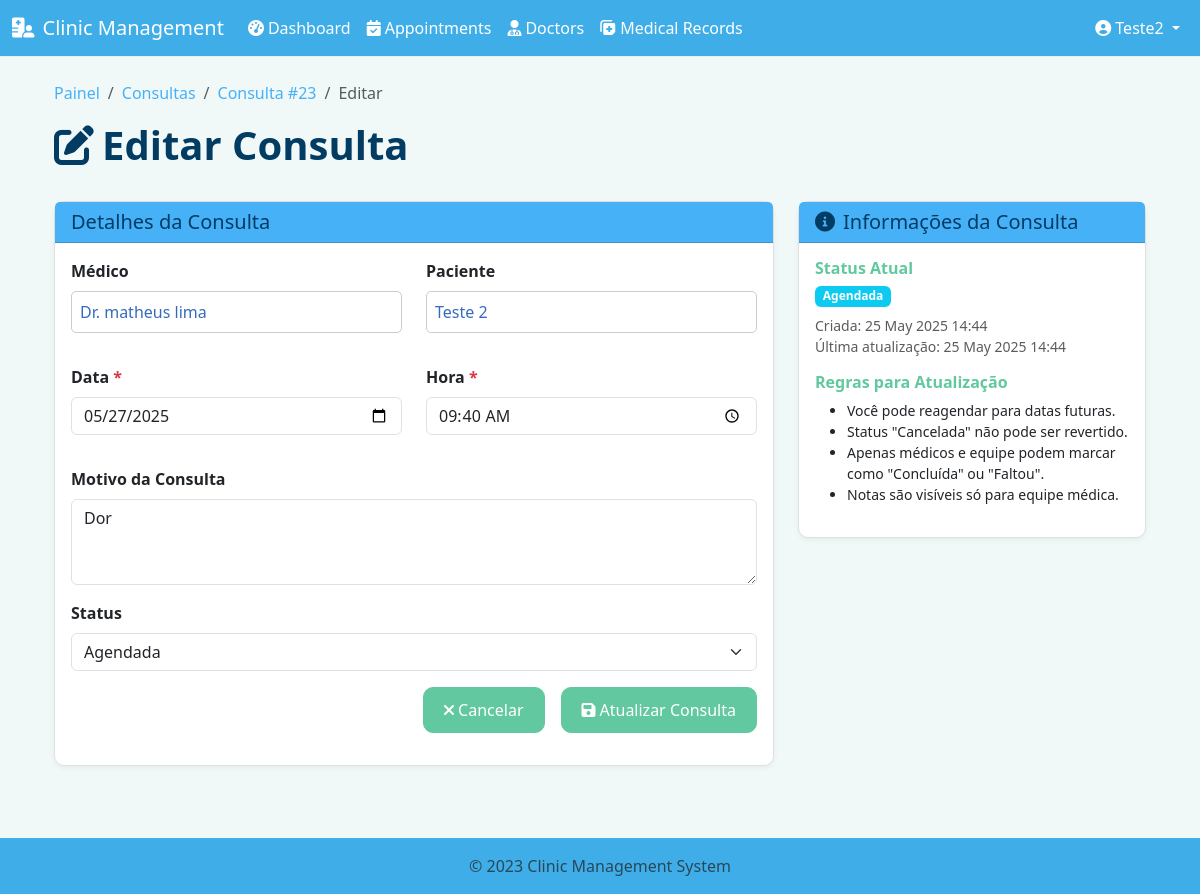
/appointments/23/edit (signed in), run on the app's committed database.
### models.py (models this page shows, shortened)
class User(UserMixin, db.Model):
    id = db.Column(db.Integer, primary_key=True)
    username = db.Column(db.String(64), unique=True, nullable=False)
    email = db.Column(db.String(120), unique=True, nullable=False)
    password_hash = db.Column(db.String(256), nullable=False)
    role = db.Column(db.Enum(UserRole), nullable=False)
    first_name = db.Column(db.String(50))
    last_name = db.Column(db.String(50))
    created_at = db.Column(db.DateTime, default=datetime.utcnow)
    updated_at = db.Column(db.DateTime, default=datetime.utcnow, onupdate=datetime.utcnow)
    doctor_profile = db.relationship('Doctor', backref='user', uselist=False, cascade='all, delete-orphan')
    patient_profile = db.relationship('Patient', backref='user', uselist=False, cascade='all, delete-orphan')

class Appointment(db.Model):
    id = db.Column(db.Integer, primary_key=True)
    patient_id = db.Column(db.Integer, db.ForeignKey('patient.id'), nullable=False)
    doctor_id = db.Column(db.Integer, db.ForeignKey('doctor.id'), nullable=False)
    appointment_date = db.Column(db.Date, nullable=False)
    appointment_time = db.Column(db.Time, nullable=False)
    reason = db.Column(db.Text)
    status = db.Column(db.Enum(AppointmentStatus), default=AppointmentStatus.SCHEDULED)
    notes = db.Column(db.Text)
    created_at = db.Column(db.DateTime, default=datetime.utcnow)
    updated_at = db.Column(db.DateTime, default=datetime.utcnow, onupdate=datetime.utcnow)
    medical_record = db.relationship('MedicalRecord', backref='appointment', uselist=False)

### routes/appointments.py (the view, shortened to what this page needs)
@appointments_bp.route('/<int:id>/edit', methods=['GET', 'POST'])
@login_required
def edit_appointment(id):
    appointment = verify_appointment_access(id)
    doctors = Doctor.query.join(User).all()
    if current_user.role in [UserRole.ADMIN, UserRole.STAFF]:
        patients = Patient.query.join(User).all()
    else:
        patients = None
    status_labels = {
        'scheduled': 'Agendada',
        'completed': 'Concluída',
        'cancelled': 'Cancelada',
        'no_show': 'Faltou'
    }
    return render_template(
        'appointments/edit.html',
        appointment=appointment,
        doctors=doctors,
        patients=patients,
        status_labels=status_labels
    )

### app.py (called while the page is built)
@login_manager.user_loader
def load_user(user_id):
    from models import User
    return User.query.get(int(user_id))

### models.py (called while the page is built)
    @property
    def full_name(self):
        return f"{self.user.first_name} {self.user.last_name}"

    @property
    def full_name(self):
        return f"Dr. {self.user.first_name} {self.user.last_name}"

### routes/appointments.py (called while the page is built)
def verify_appointment_access(appointment_id):
    if not current_user.is_authenticated:
        abort(403)
    appointment = Appointment.query.get_or_404(appointment_id)
    if current_user.role == UserRole.PATIENT and current_user.patient_profile and current_user.patient_profile.id == appointment.patient_id:
        return appointment
    if current_user.role == UserRole.DOCTOR and current_user.doctor_profile and current_user.doctor_profile.id == appointment.doctor_id:
        return appointment
    if current_user.role in [UserRole.ADMIN, UserRole.STAFF]:
        return appointment
    abort(403)

### templates/appointments/edit.html (shortened to what this page needs)
{% extends "layout.html" %}
{% block content %}
<div class="container">
    <div class="row mb-4">
        <div class="col">
            <nav aria-label="breadcrumb">
                <ol class="breadcrumb">
                    <li class="breadcrumb-item"><a href="{{ url_for('auth.dashboard') }}">Painel</a></li>
                    <li class="breadcrumb-item"><a href="{{ url_for('appointments.list_appointments') }}">Consultas</a></li>
                    <li class="breadcrumb-item"><a href="{{ url_for('appointments.view_appointment', id=appointment.id) }}">Consulta #{{ appointment.id }}</a></li>
                    <li class="breadcrumb-item active" aria-current="page">Editar</li>
                </ol>
            </nav>
            <h1><i class="fas fa-edit me-2"></i>Editar Consulta</h1>
        </div>
    </div>
    <div class="row">
        <div class="col-md-8 mx-auto">
            <div class="card">
                <div class="card-header bg-primary text-white">
                    <h5 class="card-title mb-0">Detalhes da Consulta</h5>
                </div>
                <div class="card-body">
                    <form method="POST" action="{{ url_for('appointments.edit_appointment', id=appointment.id) }}" id="editAppointmentForm" novalidate>
                        <div class="row mb-3">
                            {% if current_user.role.value in ['admin', 'staff'] %}
                            <div class="col-md-6 mb-3">
                                <label for="doctor_id" class="form-label required">Médico</label>
                                <select class="form-select" id="doctor_id" name="doctor_id" required>
                                    <option value="" disabled>Selecione um médico</option>
                                    {% for doctor in doctors %}
                                    <option value="{{ doctor.id }}" {{ 'selected' if doctor.id == appointment.doctor_id else '' }}>
                                        {{ doctor.full_name }} - {{ doctor.specialization.name if doctor.specialization else 'Geral' }}
                                    </option>
                                    {% endfor %}
                                </select>
                                <div class="invalid-feedback">Selecione um médico.</div>
                            </div>
                            <div class="col-md-6 mb-3">
                                <label for="patient_id" class="form-label required">Paciente</label>
                                <select class="form-select" id="patient_id" name="patient_id" required>
                                    <option value="" disabled>Selecione um paciente</option>
                                    {% for patient in patients %}
                                    <option value="{{ patient.id }}" {{ 'selected' if patient.id == appointment.patient_id else '' }}>
                                        {{ patient.full_name }}
                                    </option>
                                    {% endfor %}
                                </select>
                                <div class="invalid-feedback">Selecione um paciente.</div>
                            </div>
                            {% else %}
                            <div class="col-md-6 mb-3">
                                <label class="form-label">Médico</label>
                                <input type="text" class="form-control" value="{{ appointment.doctor.full_name }}" readonly>
                            </div>
                            <div class="col-md-6 mb-3">
                                <label class="form-label">Paciente</label>
                                <input type="text" class="form-control" value="{{ appointment.patient.full_name }}" readonly>
                            </div>
                            {% endif %}
                        </div>
                        <div class="row mb-3">
                            <div class="col-md-6 mb-3">
                                <label for="appointment_date" class="form-label required">Data</label>
                                <input type="date" class="form-control" id="appointment_date" name="appointment_date" value="{{ appointment.appointment_date.strftime('%Y-%m-%d') }}" required>
                            </div>
                            <div class="col-md-6 mb-3">
                                <label for="appointment_time" class="form-label required">Hora</label>
                                <input type="time" class="form-control" id="appointment_time" name="appointment_time" value="{{ appointment.appointment_time.strftime('%H:%M') }}" required>
                            </div>
                        </div>
                        <div class="mb-3">
                            <label for="reason" class="form-label">Motivo da Consulta</label>
                            <textarea class="form-control" id="reason" name="reason" rows="3" placeholder="Descreva brevemente o motivo da consulta...">{{ appointment.reason }}</textarea>
                        </div>
                        <div class="mb-3">
                            <label for="status" class="form-label">Status</label>
                            <select class="form-select" id="status" name="status">
                            {% for status in status_labels %}
                                <option value="{{ status }}" {% if appointment.status.value == status %}selected{% endif %}>
                                    {{ status_labels[status] }}
                                </option>
                            {% endfor %}
                            </select>
                        </div>
                        <div class="d-grid gap-2 d-md-flex justify-content-md-end">
                            <a href="{{ url_for('appointments.view_appointment', id=appointment.id) }}" class="btn btn-secondary me-md-2">
                                <i class="fas fa-times me-1"></i>Cancelar
                            </a>
                            <button type="submit" class="btn btn-primary" onclick="return validateForm('editAppointmentForm')">
                                <i class="fas fa-save me-1"></i>Atualizar Consulta
                            </button>
                        </div>
                    </form>
                </div>
            </div>
        </div>
        <div class="col-md-4">
            <div class="card mb-4">
                <div class="card-header bg-info text-white">
                    <h5 class="card-title mb-0">
                        <i class="fas fa-info-circle me-2"></i>Informações da Consulta
                    </h5>
                </div>
                <div class="card-body">
                    <div class="mb-3">
                        <h6 class="fw-bold">Status Atual</h6>
                        <span class="badge {{ 'bg-info' if appointment.status.value == 'scheduled' else 'bg-success' if appointment.status.value == 'completed' else 'bg-danger' if appointment.status.value == 'cancelled' else 'bg-warning' }} mb-2">
                            {{ status_labels[appointment.status.value] }}
                        </span>
                        <p class="small text-muted mb-0">Criada: {{ appointment.created_at.strftime('%d %b %Y %H:%M') }}</p>
                        <p class="small text-muted">Última atualização: {{ appointment.updated_at.strftime('%d %b %Y %H:%M') }}</p>
                    </div>
                    <div class="mb-3">
                        <h6 class="fw-bold">Regras para Atualização</h6>
                        <ul class="small">
                            <li>Você pode reagendar para datas futuras.</li>
                            <li>Status "Cancelada" não pode ser revertido.</li>
                            <li>Apenas médicos e equipe podem marcar como "Concluída" ou "Faltou".</li>
                            <li>Notas são visíveis só para equipe médica.</li>
                        </ul>
                    </div>
                </div>
            </div>
        </div>
    </div>
</div>
{% endblock %}

### templates/layout.html (shortened to what this page needs)
<head>
    <link rel="stylesheet" href="https://cdn.jsdelivr.net/npm/bootstrap@5.3.3/dist/css/bootstrap.min.css">
    <link rel="stylesheet" href="https://cdnjs.cloudflare.com/ajax/libs/font-awesome/6.0.0/css/all.min.css">
  <link rel="stylesheet" href="{{ url_for('static', filename='css/style.css') }}">
  <link rel="stylesheet" href="{{ url_for('static', filename='css/custom.css') }}">
</head>
<body>
    <nav class="navbar navbar-expand-lg navbar-dark bg-dark">
        <div class="container-fluid">
            <a class="navbar-brand" href="{{ url_for('auth.dashboard') }}">
                <i class="fas fa-hospital-user me-2"></i>Clinic Management
            </a>
            <div class="collapse navbar-collapse" id="navbarNav">
                <ul class="navbar-nav me-auto">
                    {% if current_user.is_authenticated %}
                        <li class="nav-item">
                            <a class="nav-link" href="{{ url_for('auth.dashboard') }}">
                                <i class="fas fa-tachometer-alt me-1"></i>Dashboard
                            </a>
                        </li>
                        <li class="nav-item">
                            <a class="nav-link" href="{{ url_for('appointments.list_appointments') }}">
                                <i class="fas fa-calendar-check me-1"></i>Appointments
                            </a>
                        </li>
                        <li class="nav-item">
                            <a class="nav-link" href="{{ url_for('doctors.list_doctors') }}">
                                <i class="fas fa-user-md me-1"></i>Doctors
                            </a>
                        </li>
                        <li class="nav-item">
                            <a class="nav-link" href="{{ url_for('medical_records.list_records') }}">
                                <i class="fas fa-notes-medical me-1"></i>Medical Records
                            </a>
                        </li>
                    {% endif %}
                </ul>
                <ul class="navbar-nav">
                    {% if current_user.is_authenticated %}
                        <li class="nav-item dropdown">
                            <a class="nav-link dropdown-toggle" href="#" id="userDropdown" role="button" data-bs-toggle="dropdown" aria-expanded="false">
                                <i class="fas fa-user-circle me-1"></i>{{ current_user.username }}
                            </a>
                        </li>
                    {% endif %}
                </ul>
            </div>
        </div>
    </nav>
    <div class="container mt-4">
        {% block content %}{% endblock %}
    </div>
    <footer class="footer mt-5 py-3 bg-dark">
        <div class="container text-center">
            <span class="text-muted">© 2023 Clinic Management System</span>
        </div>
    </footer>
</body>
</html>

### static/css/style.css (style rules this page uses)
body { min-height: 100vh; display: flex; flex-direction: column; }
.footer { margin-top: auto; }
.card { border-radius: 8px; box-shadow: 0 4px 8px rgba(0, 0, 0, 0.2); margin-bottom: 1.5rem; transition: transform 0.3s ease; }
.card-header { border-radius: 8px 8px 0 0; }
.form-label { font-weight: 600; }
.required::after { content: ' *'; color: var(--bs-danger); }

### static/css/custom.css (style rules this page uses)
h1, h2, h3 { color: var(--heading-color); font-weight: 600; }
h1 { color: var(--heading-principal); }
body { color: var(--text-color); background-color: var(--background-light); font-family: 'Segoe UI', Tahoma, Geneva, Verdana, sans-serif; }
a { color: var(--main-color); text-decoration: none; }
.btn, .btn-primary { background-color: var(--accent-color); border-color: var(--accent-color); color: white; display: inline-flex; align-items: center; justify-content: center; text-align: center; padding: 10px 20px; border-radius: 10px; font-weight: 500; font-size: 1rem; transition: background-color 0.2s ease; }
input[type="text"], input[type="email"], input[type="password"], textarea, select { border: 1px solid #ccc; border-radius: 5px; padding: 8px; color: var(--text-color); background-color: white; }
header, footer, .navbar, .footer { background-color: var(--header-footer-color) !important; color: white !important; }
header a, footer a, .navbar a, .footer a { color: white !important; text-decoration: none; }
.navbar { background-color: var(--header-footer-color); border-bottom: 1px solid #eee; }
.navbar a { color: white !important; }
.card { border: 1px solid #e0e0e0; border-radius: 10px; box-shadow: 0 2px 5px rgba(0,0,0,0.05); background-color: white; }
.card-title { color: var(--heading-color); }
.card-header.bg-dark, .card-header.bg-success, .card-header.bg-primary, .card-header.bg-info, .card-header.bg-warning, .card-header.bg-danger { background-color: var(--main-color) !important; color: white !important; }
.text-primary, .fw-bold, .lead, strong, b { color: var(--accent-color) !important; }
.btn, .btn-primary { display: inline-flex !important; align-items: center !important; justify-content: center !important; text-align: center !important; }

### data on the page
User: username "Teste2", patient.full_name "Teste 2"
Appointment: id "23", appointment_date "05/27/2025", appointment_time "09:40", reason "Dor", status "Agendada", created_at "25 May 2025 14:44", updated_at "25 May 2025 14:44"
User: doctor.full_name "Dr. matheus lima"
